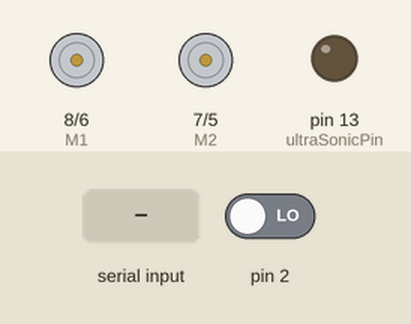
A sketch run on a simulated Arduino Uno, built with avr-gcc and run on an emulated ATmega328P. Parts: direction and speed pins drawn as motors (green arrow = direction pin HIGH = forward, orange = LOW = backward, longer = more drive), output pins drawn as LEDs (lit = HIGH). Inputs (shaded band) come from the test bench; at power-on: pin 2 LOW.

Above: at 1.2 s.
1.3 s: "s" received over Serial
At 2.5 s:
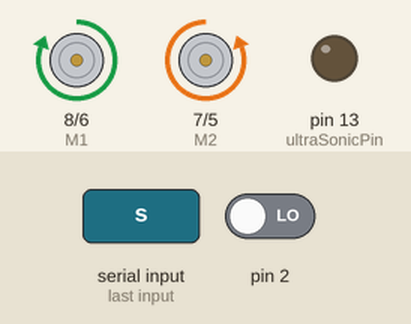
2.8 s: pin 2 driven HIGH
At 4.0 s:
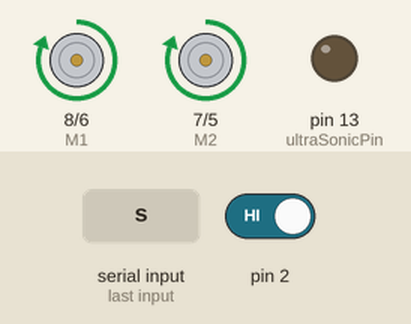
4.8 s: pin 2 driven LOW
At 5.1 s:
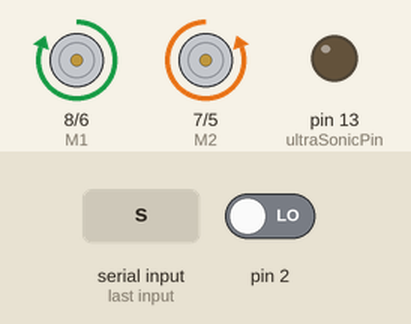
Timing chart, 0 to 7.8 s (numbered marks = the images above; inputs shaded):
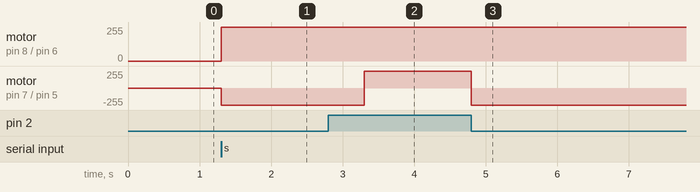

Measured:
- after the input at 1.3 s, motor on pin 8 (M1) / pin 6 (E1): stopped → forward 255/255 at once; motor on pin 7 (M2) / pin 5 (E2): stopped → backward 255/255 at once
- after the input at 2.8 s, motor on pin 7 (M2) / pin 5 (E2): backward 255/255 → forward 255/255 after 0.50 s
- after the input at 4.8 s, motor on pin 7 (M2) / pin 5 (E2): forward 255/255 → backward 255/255 at once

The sketch:

Semi_Autonomous_Rover.ino
```cpp
/**** Semi-Autonomous Navigation Rover ****/

int ultraSonicPin = 13; //Pin for Ultra-sonic sensor
int sensorRead = 0; //Snesor data to check obstacle in threshold range defined.
int E1 = 6; //M1 Speed Control
int E2 = 5; //M2 Speed Control
int M1 = 8; //M1 Direction Control
int M2 = 7; //M2 Direction Control
boolean started = false;

/* function to initialize pin mode -- serial mode */
void setup()
{
  pinMode(ultraSonicPin, OUTPUT);
  int i;
  for(i=5;i<=8;i++)
  pinMode(i, OUTPUT);
  Serial.begin(9600);
}

/* this function does the function in a continous loop and controls the activity on arduino board */
void loop()
{
  int leftspeed = 255;
  int rightspeed = 255;
  while(started == false)
  {
    char cmdFromPhone = Serial.read();
    if(cmdFromPhone == 's') // condition to check the char received via phone s -- start rover forwards
    {
      started= true;
    }
    else if(cmdFromPhone =='t') // condition to check the char received via phone t -- to stop the rover
    {
      started = false;
      stop();
    }
  }
  char cmdFromPhone = Serial.read();
  if(cmdFromPhone=='t') // condition to check the char received via phone
  {
    started = false;
    stop();
  }
  if (sensorRead=!(digitalRead(2)))
  {
    right(leftspeed,rightspeed); // if any object is in the range of threshold 16cms defined, rover moves right
    delay(2000);
  }
  else{
    forward(leftspeed,rightspeed); //if no obstacle in the range of threshold 16cms, rover is set to move forward
  }
}
/* function to stop */
void stop(void)
{
  digitalWrite(E1,LOW);
  digitalWrite(E2,LOW);
}
/* function to move forward */
void forward(char a,char b)
{
  analogWrite (E1,a);
  digitalWrite(M1,HIGH);
  analogWrite (E2,b);
  digitalWrite(M2,HIGH);
}
/* function to move right when nearing to an obstacle */
void right(char a,char b)
{
  analogWrite (E1,a);
  digitalWrite(M1,HIGH);
  analogWrite (E2,b);
  digitalWrite(M2,LOW);
}
```
